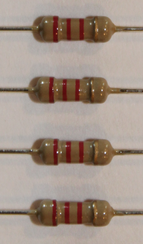
%> input picture ReReRe.png, 143 x 244 px, shrunk from 913 x 1559 before the run
$ octave RunMe.m   (GNU Octave 9; MATLAB toolbox functions it lacks are replaced by stand-ins)
%> lines starting %> are read from the running program, lines starting %| are printed output that depends on the picture; in (x1, y1, x2, y2) boxes, pixels count from 0 and x2, y2 are one past the last pixel; in counts of white or black regions, pixels touching at a corner belong together; the program's own positions count from 1
### img2resistance.m
function [Resistance, centers, ResistanceMessage, CANNYfilt2, B, L, BANDfilt, B2, L2] = img2resistance(MRim)
%Allie Alexander Mussa - Georgia Institute of Technology - ECE 6258 - Final
%Projec

warning('off', 'Images:initSize:adjustingMag');

if size(MRim,3) == 3
    GRAYim = rgb2gray(MRim);
else
    GRAYim = MRim;
end

BWim = imbinarize(GRAYim, graythresh(MRim)+0.16); %+.08 to Otsu's yields better detail.
filt1= ones(3,3)/9;
BWfilt = imfilter(BWim,filt1);
BWfilt = imfilter(BWfilt,filt1);
BWfilt = imfilter(BWfilt,filt1); %averaging filter 3 times to remove noise.
CANNYim = edge(BWfilt ,'Canny'); %Canny's method of edge detection.

CANNYedgefill = vertextrfill(CANNYim); %This function fills the left and right most column extremes for proper imfill operation.

SE = strel('line',5,0);
CANNYdia = imdilate(CANNYedgefill,SE);
SE = strel('line',5,270);
CANNYdia = imdilate(CANNYdia,SE);
SE = strel('line',5,90);
CANNYdia = imdilate(CANNYdia,SE);
SE = strel('line',5,180);
CANNYdia = imdilate(CANNYdia,SE); %Dilation for imfill preparation.

CANNYfill = imfill(CANNYdia, 'holes'); %Fills in gaps or holes between logical true values(conditioned edges).

filt1= ones(3,3)/9;
CANNYfilt2 = imfilter(CANNYfill,filt1); %noise filtering post imfill.

[B,L,~,~] = bwboundaries(CANNYfilt2); % Image objects have been detected and boundaries labeled now.

lengthmultiplier = 0.45; %0.4 or 1/4 for 3 imgs
[centers,LargeObjects] = imobjcenters(MRim,CANNYfill,L,11,floor(length((MRim(1,:,1)))*(lengthmultiplier)),20,0);
%This function calculates the objects with an area greater than tol, a threshold
%(tuned to find largest objects, just resistors) to eliminate
%"noise" objects. Then extracts an image of height, imheight, and length imlength
%(tuned to get full resistance band) from each of the largest objects and
%returns them as a cell.
Resistance = cell(1,LargeObjects);
ResistanceMessage = cell(1,LargeObjects);

for kk = 1:LargeObjects %Calculate resistance from all
    [~,maskedRGBImage] = createMask(centers{kk}); %Removes "Beige" from 1/4w resistor band.
    BANDgray = rgb2gray(maskedRGBImage);
    BANDbw = imbinarize(BANDgray,graythresh(BANDgray));
    BANDfilt = medfilt2(BANDbw);
    filt1= ones(3,3)/9;
    BANDfilt2 = imfilter(imcomplement(BANDfilt),filt1);
    SE = strel('line',10,270);
    BANDdia = imdilate(BANDfilt2,SE);
    SE = strel('line',10,90);
    BANDdia = imdilate(BANDdia,SE);

    [B2,L2,~,~] = bwboundaries(BANDdia,'noholes');

    [colorbandcenters,LargeObjects2] = imobjcenters(centers{1},BANDdia,L2,3,19,0.3,1);


    if LargeObjects2 >0
        band1 = colorbandcenters{1};
    end
    if LargeObjects2 >1
        band2 = colorbandcenters{2};
    end
    if LargeObjects2 >2
        band3 = colorbandcenters{3};
    end

    if LargeObjects2 >= 3
        a = determineColor(band1);
        b = determineColor(band2);
        c = determineColor(band3);
        band1color = mult2color(a);
        band2color = mult2color(b);
        band3color = mult2color(c);
        Resistance{kk} = (a*10 + b) * 10^(c);
        ResistanceMessage{kk} = ['The color of resistor ', num2str(kk) ,' is ', band1color,' ', band2color,' ', band3color,' ', 'which gives a value of resistance: ', num2str(Resistance{kk}), ' ohms.'];
    end

    if LargeObjects2 == 2
        a = determineColor(band1);
        b = determineColor(band2);
        band1color = mult2color(a);
        band2color = mult2color(b);
        ResistanceMessage{kk} = ['Only 2 bands detected in resistor ', num2str(kk), ', which are ', band1color,' ', band2color,'.'];
    end

    if LargeObjects2 == 1
        a = determineColor(band1);
        band1color = mult2color(a);
        ResistanceMessage{kk} = ['Only 1 band detected in resistor ', num2str(kk), ', which is ', band1color,'.'];
    end

    if LargeObjects2 == 0
        ResistanceMessage{kk} = ['No bands were detected.'];
    end

end
end

### vertextrfill.m
function vertextrfill = vertextrfill(EDGEim)
    %this code fills vertical extremes, the leftmost and rightmost columns
    %of the image, after the canny edges have been extracted. This can also
    %fill the top and bottom by transposing EDGEim. EDGEim is the edge
    %image from the output of an edge detector.

    flagrise = false;
    flagfall = false;
    vertextrfill = EDGEim;

    for kk = [1,length(EDGEim(1,:))]
        currentnvalue = false; %current neighbor value
        lastnvalue = false;
        flagrise = false;
        flagfall = false;
        for jj = 1:length(EDGEim(:,1))
            if kk == 1
                currentnvalue = vertextrfill(jj,kk+1);
                if and((currentnvalue == 0),(lastnvalue == 1))
                    flagfall = ~flagfall;
                elseif and((currentnvalue == 1),(lastnvalue == 0))
                    flagrise = ~flagrise;
                end
                if or(flagrise,flagfall) == 0
                    lastnvalue = currentnvalue;
                elseif or(flagrise,flagfall) == 1
                    vertextrfill(jj,kk)=true;
                    lastnvalue = currentnvalue;
                end
            end
            if kk == length(EDGEim(1,:))
                currentnvalue = vertextrfill(jj,kk-1);
                if and((currentnvalue == 0),(lastnvalue == 1))
                    flagrise = ~flagrise;
                elseif and((currentnvalue == 1),(lastnvalue == 0))
                    flagfall = ~flagfall;
                end
                if or(flagrise,flagfall) == 0
                    lastnvalue = currentnvalue;
                elseif or(flagrise,flagfall) == 1
                    vertextrfill(jj,kk)=true;
                    lastnvalue = currentnvalue;
                end
            end
        end
    end

### RunMe.m
%ECE 6258 - Digital Image Processing - Georgia Institute of Technology -
%Final Project

%PROJECT: Reading Resistors Values using Image processing techniques

%INSTRUCTIONS: Ensure all functions are added to the path. To select the
%image to run, change the integer value from {3} to some value between
%1-10. To execute the code, select Editor -> Run. This page runs the code
%through function img2resistance() and generates plots for viewing.

clear all; close all; clc;

images = ["ReReBr.png","ReReOr.png","ReReRe.png","BrBlBr.png",...
    "BrBlOr.png","MultipleResistors1.jpg","OrOrBr.jpg",...
    "YePrOr.png","YeBrBl.png","YePrRe.png"];

MRim = imread(images{3}); %CHANGE INTEGER TO VALUE OF 1 - 10 TO CHANGE IMAGE
%> MRim is the input picture: size 244x143x3 uint8; mean R, G, B 163, 147.6, 136.8

[Resistance, centers, ResistanceMessage, CANNYfilt2, B, L, BANDfilt, B2, L2] = img2resistance(MRim);
%> in img2resistance, `GRAYim = rgb2gray(MRim);`:
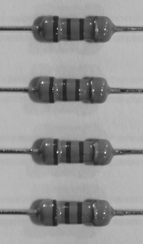
%> GRAYim: size 244x143 uint8; min 30, max 243, mean 151
%> in img2resistance, `BWim = imbinarize(GRAYim, graythresh(MRim)+0.16); %+.08 to Otsu's yiel..`:
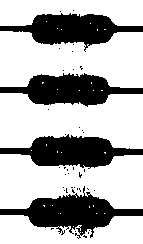
%> BWim: size 244x143 logical; 68.8% white; 40 black regions (36 under 20 px), largest, box (x1, y1, x2, y2) and area: (0, 186, 143, 239) 2922, (0, 134, 143, 169) 2668, (0, 13, 143, 52) 2611, (0, 73, 143, 107) 2603
%> in img2resistance, `BWfilt = imfilter(BWim,filt1);`: BWfilt: size 244x143 logical; 68.9% white; 14 black regions (10 under 20 px), largest, box (x1, y1, x2, y2) and area: (0, 192, 143, 237) 2924, (0, 135, 143, 168) 2675, (0, 14, 143, 49) 2626, (0, 74, 143, 106) 2615
%> in img2resistance, `BWfilt = imfilter(BWfilt,filt1);`:
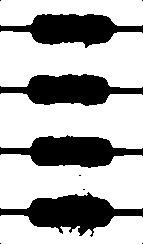
%> BWfilt: size 244x143 logical; 68.9% white; 10 black regions (6 under 20 px), largest, box (x1, y1, x2, y2) and area: (0, 192, 143, 237) 2921, (0, 135, 143, 168) 2676, (0, 14, 143, 48) 2625, (0, 74, 143, 106) 2615
%> in img2resistance, `BWfilt = imfilter(BWfilt,filt1);`: BWfilt: size 244x143 logical; 68.9% white; 8 black regions (4 under 20 px), largest, box (x1, y1, x2, y2) and area: (0, 193, 143, 236) 2921, (0, 136, 143, 168) 2676, (0, 14, 143, 48) 2624, (0, 74, 143, 106) 2615
%> in img2resistance, `CANNYim = edge(BWfilt ,'Canny'); %Canny's method of edge detection.`:
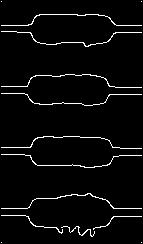
%> CANNYim: size 244x143 logical; 3.8% white in thin lines or dots
%> the loop in vertextrfill, `for kk = [1,length(EDGEim(1,:))]` made 2 passes
%> kk on pass 2: 143
%> after the loop in vertextrfill, `for kk = [1,length(EDGEim(1,:))]`:
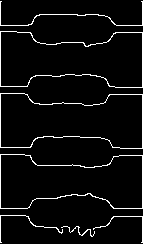
%> vertextrfill: size 244x143 logical; 5% white in thin lines or dots
%> in img2resistance, `CANNYdia = imdilate(CANNYedgefill,SE);`: CANNYdia: size 244x143 logical; 10.5% white; 5 white regions, box (x1, y1, x2, y2) and area: (0, 31, 143, 88) 896, (0, 154, 143, 209) 872, (0, 93, 143, 149) 838, (0, 215, 143, 243) 640, (0, 1, 143, 26) 404
%> in img2resistance, `CANNYdia = imdilate(CANNYdia,SE);`: CANNYdia: size 244x143 logical; 23.4% white; 5 white regions, box (x1, y1, x2, y2) and area: (0, 29, 143, 90) 2016, (0, 152, 143, 211) 1992, (0, 91, 143, 151) 1958, (0, 213, 143, 244) 1226, (0, 0, 143, 28) 976
%> in img2resistance, `CANNYdia = imdilate(CANNYdia,SE);`: CANNYdia: size 244x143 logical; 34.9% white; 1 white region, box (x1, y1, x2, y2) and area: (0, 0, 143, 244) 12190
%> in img2resistance, `CANNYdia = imdilate(CANNYdia,SE);`:
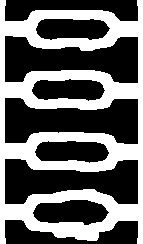
%> CANNYdia: size 244x143 logical; 39.6% white; 1 white region, box (x1, y1, x2, y2) and area: (0, 0, 143, 244) 13815
%> in img2resistance, `CANNYfill = imfill(CANNYdia, 'holes');`:
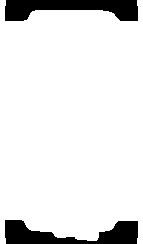
%> CANNYfill: size 244x143 logical; 89.5% white; 2 black regions, box (x1, y1, x2, y2) and area: (5, 0, 138, 21) 1846, (5, 220, 138, 244) 1806
%> in img2resistance, `CANNYfilt2 = imfilter(CANNYfill,filt1);`: CANNYfilt2: size 244x143 logical; 89.5% white; 6 black regions (4 under 20 px), largest, box (x1, y1, x2, y2) and area: (5, 0, 138, 21) 1846, (5, 220, 138, 244) 1804
%> the run ends on the next line
